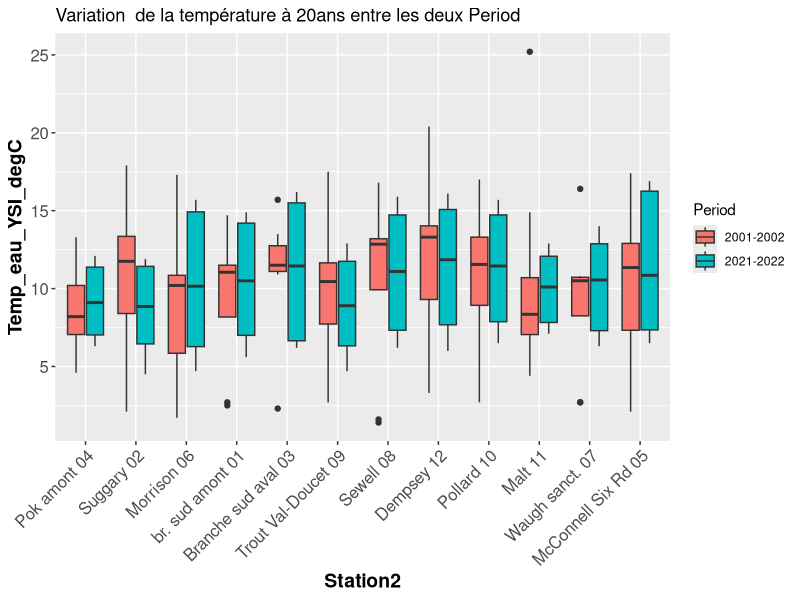
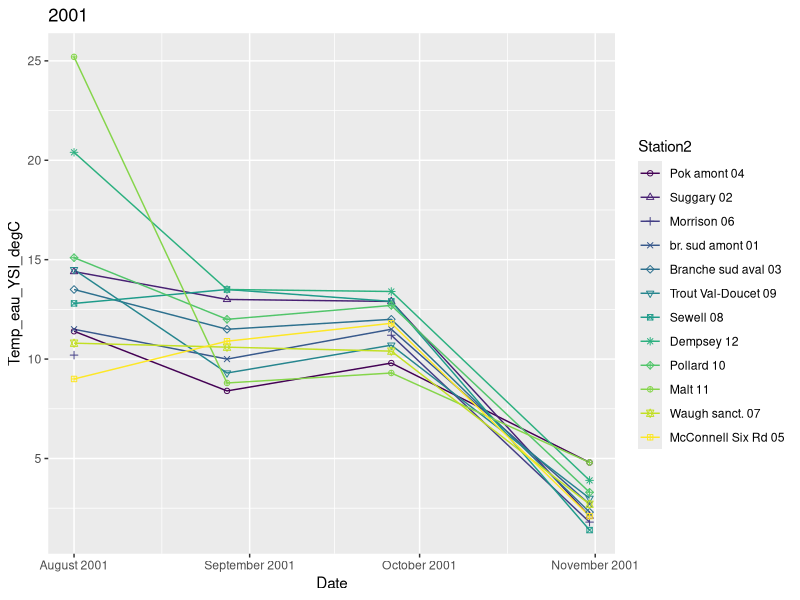

R code for these plots, in order: (Note: this script raises an error after producing the figures.)
## ---- chunk 1

library("ggpubr") # pour la fonction ggarrange 
library("ggplot2")
library("car")

# ggpubr qui permet de rassembler plusieurs plots
library("ggplot2") # to do sophisticated ("high-level") plots
library("stats") # 
rm(list=ls(all=TRUE)) # to erase, remove, delete objects from environment
oldpar=par(no.readonly=TRUE) # to keep original graphical parameters
# library() # list available libraries (not necessarily loaded)
# library(lib.loc=.Library)
library("car")

installed.packages() 
# (.packages()) # to list loaded libraries at startup.

# .libPaths() # where libraries read from.

# or...
# .packages(all.available = TRUE) # to list all packages installed
# ... but not necessarily loaded with command "library"

# system.file(package='stats') # to check where is package
# find.package("utils")
# (.packages()) # to list loaded libraries

## ---- chunk 2

#setwd("C:/Users/mrdos/OneDrive/Documents/Shippagan_mai_aout_2024/Analyse_R_sum/Github")
#getwd()
#list.files()

# setwd("C:/Users/mrdos/OneDrive/Documents/Shippagan_mai_aout_2024/Analyse_R_sum/Github_Pr")
getwd()
list.files()
list.files(all.files=T, pattern="RData")

Pok2001.2022=read.csv2("Qualite_eau_CGERP_2001-2022.csv")
dim(Pok2001.2022) # 198 et 80
str(Pok2001.2022)
## ---- chunk 3

# Uniformiser la variable "AnalysisSurfaceWater" et l'attribuer à la nouvelle variable "Station":

Pok2001.2022$Station[Pok2001.2022$AnalysisSurfaceWater=="Pok-1"] <- "Pok-01"
Pok2001.2022$Station[Pok2001.2022$AnalysisSurfaceWater=="POK-1"] <- "Pok-01"

Pok2001.2022$Station[Pok2001.2022$AnalysisSurfaceWater=="Pok-2"] <- "Pok-02"
Pok2001.2022$Station[Pok2001.2022$AnalysisSurfaceWater=="POK-2"] <- "Pok-02"

Pok2001.2022$Station[Pok2001.2022$AnalysisSurfaceWater=="Pok-3"] <- "Pok-03"
Pok2001.2022$Station[Pok2001.2022$AnalysisSurfaceWater=="POK-3"] <- "Pok-03"

Pok2001.2022$Station[Pok2001.2022$AnalysisSurfaceWater=="Pok-4"] <- "Pok-04"
Pok2001.2022$Station[Pok2001.2022$AnalysisSurfaceWater=="POK-4"] <- "Pok-04"

Pok2001.2022$Station[Pok2001.2022$AnalysisSurfaceWater=="Pok-5"] <- "Pok-05"
Pok2001.2022$Station[Pok2001.2022$AnalysisSurfaceWater=="POK-5"] <- "Pok-05"

Pok2001.2022$Station[Pok2001.2022$AnalysisSurfaceWater=="Pok-6"] <- "Pok-06"
Pok2001.2022$Station[Pok2001.2022$AnalysisSurfaceWater=="POK-6"] <- "Pok-06"

Pok2001.2022$Station[Pok2001.2022$AnalysisSurfaceWater=="Pok-7"] <- "Pok-07"
Pok2001.2022$Station[Pok2001.2022$AnalysisSurfaceWater=="POK-7"] <- "Pok-07"

Pok2001.2022$Station[Pok2001.2022$AnalysisSurfaceWater=="Pok-8"] <- "Pok-08"
Pok2001.2022$Station[Pok2001.2022$AnalysisSurfaceWater=="POK-8"] <- "Pok-08"

Pok2001.2022$Station[Pok2001.2022$AnalysisSurfaceWater=="Pok-9"] <- "Pok-09"
Pok2001.2022$Station[Pok2001.2022$AnalysisSurfaceWater=="POK-9"] <- "Pok-09"

Pok2001.2022$Station[Pok2001.2022$AnalysisSurfaceWater=="Pok-10"] <- "Pok-10"
Pok2001.2022$Station[Pok2001.2022$AnalysisSurfaceWater=="POK-10"] <- "Pok-10"

Pok2001.2022$Station[Pok2001.2022$AnalysisSurfaceWater=="Pok-11"] <- "Pok-11"
Pok2001.2022$Station[Pok2001.2022$AnalysisSurfaceWater=="POK-11"] <- "Pok-11"

Pok2001.2022$Station[Pok2001.2022$AnalysisSurfaceWater=="Pok-12"] <- "Pok-12"
Pok2001.2022$Station[Pok2001.2022$AnalysisSurfaceWater=="POK-12"] <- "Pok-12"

head(Pok2001.2022$Station)
## ---- chunk 4
# Convertir le type de la variable "Station" en type "facteur"
Pok2001.2022$Station=as.factor(Pok2001.2022$Station)
summary(Pok2001.2022$Station)
## ---- chunk 5

# Créer la nouvelle variable "Station2" avec des variables plus parlantes:
Pok2001.2022$Station2[Pok2001.2022$Station=="Pok-01"] <- "br. sud amont 01"
Pok2001.2022$Station2[Pok2001.2022$Station=="Pok-02"] <- "Suggary 02"
Pok2001.2022$Station2[Pok2001.2022$Station=="Pok-03"] <- "Branche sud aval 03"
Pok2001.2022$Station2[Pok2001.2022$Station=="Pok-04"] <- "Pok amont 04"
Pok2001.2022$Station2[Pok2001.2022$Station=="Pok-05"] <- "McConnell Six Rd 05"
Pok2001.2022$Station2[Pok2001.2022$Station=="Pok-06"] <- "Morrison 06"
Pok2001.2022$Station2[Pok2001.2022$Station=="Pok-07"] <- "Waugh sanct. 07"
Pok2001.2022$Station2[Pok2001.2022$Station=="Pok-08"] <- "Sewell 08"
Pok2001.2022$Station2[Pok2001.2022$Station=="Pok-09"] <- "Trout Val-Doucet 09"
Pok2001.2022$Station2[Pok2001.2022$Station=="Pok-10"] <- "Pollard 10"
Pok2001.2022$Station2[Pok2001.2022$Station=="Pok-11"] <- "Malt 11"
Pok2001.2022$Station2[Pok2001.2022$Station=="Pok-12"] <- "Dempsey 12"
## ---- chunk 6
# Ordonner les valeurs de la variables "Station2" de l'amont vers l'aval:

strwrap("AP 2024-06-04 Le bloc suivant ordonne les stations de l'ouest vers l'est (dans le sens du courant). C'est l'ordre qui est affiché quand on fait des graphiques de type box-plot. On pourrait (on devrait) choisir d'autres manières d'ordonner les stations, par exemple, en fonction de la distance entre la station et la tête du ruisseau.")

Pok2001.2022$Station2=ordered(Pok2001.2022$Station2,
levels=c("Pok amont 04",      "Suggary 02",          "Morrison 06", 
         "br. sud amont 01",  "Branche sud aval 03", "Trout Val-Doucet 09", 
         "Sewell 08",         "Dempsey 12",          "Pollard 10",
         "Malt 11",           "Waugh sanct. 07",     "McConnell Six Rd 05"))

summary(Pok2001.2022$Station2)
## ---- chunk 7
# Pour lister les noms de variables (en-têtes des colonnes):
names(Pok2001.2022)

# Pour voir les premières lignes d'un tableau
head(Pok2001.2022)
# Pour voir les cinq premières lignes et les colonnes 5 à 10:
Pok2001.2022[1:5, 5:10]

# Pour savoir de quoi est constituée la variable
# Rechercher les variables comportant le mot "date":
names(Pok2001.2022[grep("date",names(Pok2001.2022), ignore.case=T)])

# On trouve trois variables avec le terme "date":
head(Pok2001.2022$DateSampled)
head(Pok2001.2022$DateSampled2)
head(Pok2001.2022$Datesampled3)

# Pour connaître le type de variable
class(Pok2001.2022$DateSampled)
class(Pok2001.2022$Station2)
class(Pok2001.2022$Date)

## ---- chunk 8
# Créer la nouvelle variable "Date" au format "date".
Pok2001.2022$Date=format(as.Date(Pok2001.2022$DateSampled,format="%Y-%m-%d"))
Pok2001.2022$Date=as.Date(Pok2001.2022$Date)
summary(Pok2001.2022$Date)
## ---- chunk 9
# Trier le tableau selon la station et la date
class(Pok2001.2022$Station2)
summary(Pok2001.2022$Station2)
# Trier le tableau selon la station et la date
Pok2001.2022=Pok2001.2022[order(Pok2001.2022$Date,Pok2001.2022$Station),]
dim(Pok2001.2022)

## ---- chunk 10
strwrap("Normalement le tableau devrait comprendre 12 stations x 4 années x 
4 sorties/année = 192 objets stations-dates.")
strwrap("Le fait que le fichier contient 198 rangées plutôt que 192 s'explique 
par la présence de doublons. La fonction 'aggregate' permettra leur éliminiation.")
strwrap("Nous avons 102 enregistrements (rangées) pour la période 2001-2002 et 96 
pour la période 2021-2022 jusqu'au 04 juin.")

# Montrer les doublons

strwrap("La station Pok-10 a été échantillonnée cinq fois en 2001 (plutôt que quatre fois).
Les stations 1 et 8 ont été échantillonnées chacune cinq fois en 2002.
La station 2 a été échantillonnée cinq fois en 2001 et en 2002.
Voyons comment diffèrent ces données.")

table(Pok2001.2022$Date, Pok2001.2022$Station)
Doublons_Pok01_2002_10_31=subset(Pok2001.2022, 
                                 (Station=="Pok-01" & Date=="2002-10-31"))
Doublons_Pok01_2002_10_31

# Les valeurs se ressemblent. Prenons les moyennes avec la fonction "aggregate".
## ---- chunk 11
strwrap("Les cinq doublons peuvent servir à vérifier la qualité des données: 
si les mesures se ressemblent (par rapport à la variabilité entre dates et stations) 
pour une station à une date, c'est que le instruments
et les manipulations sont fiables.")

test=aggregate(Pok2001.2022, by=list(Station=Pok2001.2022$Station,
                                     Date=Pok2001.2022$Date,
                                     Station2=Pok2001.2022$Station2),                                               FUN="mean", na.rm=TRUE)
dim(test) # 192, comme attentdu:
12 * 4 * 4
# str(test)
# Vérifier que les valeurs sont les mêmes (sauf pour les doublons):
Pok2001.2022[1:5, 1:8]
test[1:5, 1:8]

# SUPPRIMER LES VARIABLES CRÉÉES EN TROP (DOUBLONS)

names(test)
test[,c(3,85)]
test[,c(2,86)]
test[,c(1:3)]
test2=test[,-c(84:86)]
dim(test2)


# Accepter le résultat:
Pok2001.2022 <- test2
dim(Pok2001.2022)
names(Pok2001.2022)
str(Pok2001.2022)
class(Pok2001.2022$Date)
## ---- chunk 12
# Extraire les éléments d'année et en faire une variable "Year"   
# https://stackoverflow.com/questions/36568070/extract-year-from-date
Pok2001.2022$Year=as.factor(format(Pok2001.2022$Date, "%Y"))
summary(Pok2001.2022$Year)
class(Pok2001.2022$Year)
table(Pok2001.2022$Year,Pok2001.2022$Station)

Pok2001.2022$Year
Pok2001.2022$Station
Pok2001.2022[1:5,1:10]
# names(Pok2001.2022)
## ---- chunk 13
# Créer une variable "Period" qui désigne la période 2001-2002 ou 2021-2022.
Pok2001.2022$Period[Pok2001.2022$Year==2001] <- "2001-2002"
Pok2001.2022$Period[Pok2001.2022$Year==2002] <- "2001-2002"
Pok2001.2022$Period[Pok2001.2022$Year==2021] <- "2021-2022"
Pok2001.2022$Period[Pok2001.2022$Year==2022] <- "2021-2022"
Pok2001.2022$Period=as.factor(Pok2001.2022$Period)

summary(Pok2001.2022$Period)
## ---- chunk 14
# Comprendre la structure du tableau
# Ce 06 juin on a maintenant pour chaque période 96 données enrégistrées.
strwrap("La fonction ''table'' produit un tableau de contingence 
        indiquant le nombre de rangées de données pour chaque combinaison:")
table(Pok2001.2022$Date, Pok2001.2022$Year)
table(Pok2001.2022$Station, Pok2001.2022$Year)
table(Pok2001.2022$Date)
## ---- chunk 15
levels(Pok2001.2022$Station2)
levels(Pok2001.2022$Period)
## ---- chunk 16
# Créer un tableau par année
Year2001=subset(Pok2001.2022, Year=="2001")
dim(Year2001)
levels(Pok2001.2022$Station2)

Year2002=subset(Pok2001.2022, Year=="2002")
dim(Year2002)
levels(Pok2001.2022$Station2)

Year2021=subset(Pok2001.2022, Year=="2021")
dim(Year2021)
levels(Pok2001.2022$Station2)

Year2022=subset(Pok2001.2022, Year=="2022")
dim(Year2022)
levels(Pok2001.2022$Station2)
## ---- chunk 17
# Créer un tableau avec les données de la période 1 seulement 2001_2002:
Period1=subset(Pok2001.2022, Period=="2001-2002")
dim(Period1)
# Créer un tableau avec les données de la période 2 seulement 2021_2022:
Period2=subset(Pok2001.2022, Period=="2021-2022")
dim(Period2)
## ---- chunk 18
# Créer une variable CampagneNo
table(Pok2001.2022$Date,Pok2001.2022$Year)
# 2001
Pok2001.2022$Campagne[Pok2001.2022$Date=="2001-08-01"] <- 1
Pok2001.2022$Campagne[Pok2001.2022$Date=="2001-08-28"] <- 2
Pok2001.2022$Campagne[Pok2001.2022$Date=="2001-09-26"] <- 3
Pok2001.2022$Campagne[Pok2001.2022$Date=="2001-10-31"] <- 4
# 2002
Pok2001.2022$Campagne[Pok2001.2022$Date=="2002-07-29"] <- 5
Pok2001.2022$Campagne[Pok2001.2022$Date=="2002-08-28"] <- 6
Pok2001.2022$Campagne[Pok2001.2022$Date=="2002-10-02"] <- 7
Pok2001.2022$Campagne[Pok2001.2022$Date=="2002-10-31"] <- 8
# 2021
Pok2001.2022$Campagne[Pok2001.2022$Date=="2021-07-28"] <- 9
Pok2001.2022$Campagne[Pok2001.2022$Date=="2021-08-31"] <- 10
Pok2001.2022$Campagne[Pok2001.2022$Date=="2021-10-05"] <- 11
Pok2001.2022$Campagne[Pok2001.2022$Date=="2021-10-28"] <- 12
# 2022
Pok2001.2022$Campagne[Pok2001.2022$Date=="2022-07-28"] <- 13
Pok2001.2022$Campagne[Pok2001.2022$Date=="2022-09-01"] <- 14
Pok2001.2022$Campagne[Pok2001.2022$Date=="2022-10-03"] <- 15
Pok2001.2022$Campagne[Pok2001.2022$Date=="2022-11-01"] <- 16
Pok2001.2022$Campagne

## ---- chunk 19
# AP 2024-06-13 Essayer l'option "fig.cap" ci-dessus, ici et partout.
# Température variabilité spatiale
ggplot(aes(y=Temp_eau_YSI_degC, x=Station2, fill=Period), data=Pok2001.2022) + geom_boxplot() +
  theme(axis.text.x = element_text(angle = 45, hjust=1),axis.text=element_text(size=12),
        axis.title=element_text(size=14,face="bold"))+
  ggtitle("Variation  de la température à 20ans entre les deux Period")
## ---- chunk 20
Tempg2001=ggplot(aes(y=Temp_eau_YSI_degC, x=Date, group=Station2, shape=Station2, color=Station2 ), data=Year2001) + scale_shape_manual(values=1:nlevels(Year2001$Station2)) +
  geom_line() + 
  geom_point() +
  scale_x_date(date_breaks = "1 month", date_labels = "%B %Y")+
  ggtitle("2001")
Tempg2001
## ---- chunk 21

# Pour crée un graphique qui montre les ligne de variation de tout les dates(periode) entre la variable et tous les stations

scatterplot(Period1$Temp_eau_YSI_degC~Period1$Date | Period1$Station2,
            smooth=F)
## ---- chunk 22

Tempg2001_2022=ggplot(aes(y=Temp_eau_YSI_degC, x=Campagne), data=Pok2001.2022) + 
  scale_shape_manual(values=1:nlevels(Pok2001.2022$Station2)) +
  geom_line(aes(color=Station2, linetype=Station2)) + 
  geom_point(aes(color=Station2, shape=Station2)) +
   theme_bw()
Tempg2001_2022

## ---- chunk 23

# boxplot(Pok2001.2022$Oxyg_dissous_YSI_mg_L ~  Pok2001.2022$Station)

ggplot(aes(y=Oxyg_dissous_YSI_mg_L, x=Station2, fill=Period), data=Pok2001.2022) + geom_boxplot() +

  theme(axis.text.x = element_text(angle = 45, hjust=1),axis.text=element_text(size=12),

        axis.title=element_text(size=14,face="bold"))+
  ggtitle("Variation  de l'oxygène dissous à 20ans entre les deux Period")
summary(Pok2001.2022$Oxyg_dissous_YSI_mg_L)
## ---- chunk 24

# Pour crée un graphique qui montre les ligne de variation de tout les dates(periode) entre la variable et tous les stations et aussi entre les variable

scatterplot(Period1$Oxyg_dissous_YSI_mg_L~Period1$Date | Period1$Station2,
            smooth=F)

scatterplot(Pok2001.2022$Oxyg_dissous_YSI_mg_L~Pok2001.2022$Temp_eau_YSI_degC | Pok2001.2022$Year, smooth=F)
## ---- chunk 25
Pok2001.2022$Campagne
Pok2001.2022$Station2
## ---- chunk 26

O2g2001_2022b=ggplot(aes(y=Oxyg_dissous_YSI_mg_L, x=Campagne), data=Pok2001.2022) + 
  scale_shape_manual(values=1:nlevels(Pok2001.2022$Station2)) +
  geom_line(aes(color=Station2, linetype=Station2)) + 
  geom_point(aes(color=Station2, shape=Station2)) +
   theme_bw()
O2g2001_2022b

## ---- chunk 27

ggplot(aes(y=Conductivity_microS_cm, x=Station2, fill=Period), data=Pok2001.2022) + geom_boxplot() +

  theme(axis.text.x = element_text(angle = 45, hjust=1),axis.text=element_text(size=12),

        axis.title=element_text(size=14,face="bold"))+
  ggtitle("Variation  de la Conductivité à 20ans entre les deux Period")
## ---- chunk 28

scatterplot(Period1$Conductivity_microS_cm~Period1$Date | Period1$Station2,
            smooth=F)
## ---- chunk 29

Condg2001_2022=ggplot(aes(y=Conductivity_microS_cm , x=Campagne), data=Pok2001.2022) + 
  scale_shape_manual(values=1:nlevels(Pok2001.2022$Station2)) +
  geom_line(aes(color=Station2, linetype=Station2)) + 
  geom_point(aes(color=Station2, shape=Station2)) +
   theme_bw()
Condg2001_2022

## ---- chunk 30

ggplot(aes(y=Temp_eau_YSI_degC, x=Station2, fill=Period), data=Pok2001.2022) + geom_boxplot() +

  theme(axis.text.x = element_text(angle = 45, hjust=1),axis.text=element_text(size=12),

        axis.title=element_text(size=14,face="bold"))+
  ggtitle("Variation  de la température à 20ans entre les deux Period")
## ---- chunk 31


scatterplot(Period1$pH_units~Period1$Date | Period1$Station2,
            smooth=F)
## ---- chunk 32

pHg2001_2022=ggplot(aes(y=pH_units , x=Campagne), data=Pok2001.2022) + 
  scale_shape_manual(values=1:nlevels(Pok2001.2022$Station2)) +
  geom_line(aes(color=Station2, linetype=Station2)) + 
  geom_point(aes(color=Station2, shape=Station2)) +
   theme_bw()
pHg2001_2022

## ---- chunk 33

dim(Pok2001.2022)
sub1tub=subset(Pok2001.2022, Turbidity_NTU<20)
dim(sub1tub)

ggplot(aes(y=Turbidity_NTU, x=Station2, fill=Period), data=sub1tub) + geom_boxplot() +

  theme(axis.text.x = element_text(angle = 45, hjust=1),axis.text=element_text(size=12),

        axis.title=element_text(size=14,face="bold"))+
  ggtitle("Variation  de la turbidité à 20ans entre les deux Period")
## ---- chunk 34


scatterplot(Period1$Turbidity_NTU~Period1$Date | Period1$Station2,
            smooth=F)
## ---- chunk 35

Turbg2001_2022=ggplot(aes(y=Turbidity_NTU , x=Campagne), data=Pok2001.2022) + 
  scale_shape_manual(values=1:nlevels(Pok2001.2022$Station2)) +
  geom_line(aes(color=Station2, linetype=Station2)) + 
  geom_point(aes(color=Station2, shape=Station2)) +
   theme_bw()
Turbg2001_2022

## ---- chunk 36
dim(Pok2001.2022)
turbLT10=subset(Pok2001.2022, Turbidity_NTU<10)
dim(turbLT10)
# Deux points ont été exclus
# Reprendre le même code mais changer "data=Pok2001.2022" pour "data=turbLT10"
TurbgLT10=ggplot(aes(y=Turbidity_NTU , x=Campagne), data=turbLT10) + 
  scale_shape_manual(values=1:nlevels(Pok2001.2022$Station2)) +
  geom_line(aes(color=Station2, linetype=Station2)) + 
  geom_point(aes(color=Station2, shape=Station2)) +
   theme_bw()
TurbgLT10

## ---- chunk 37

TurbgLT10b=ggplot(aes(y=Turbidity_NTU , x=Campagne), data=Pok2001.2022) + 
  scale_shape_manual(values=1:nlevels(Pok2001.2022$Station2)) +
  geom_line(aes(color=Station2, linetype=Station2)) + 
  geom_point(aes(color=Station2, shape=Station2)) +
  ylim(0,10) + theme_bw()
TurbgLT10b

## ---- chunk 38

ggplot(aes(y=Colour_TCU, x=Station2, fill=Period), data=Pok2001.2022) + geom_boxplot() +

  theme(axis.text.x = element_text(angle = 45, hjust=1),axis.text=element_text(size=12),

        axis.title=element_text(size=14,face="bold"))+
  ggtitle("Variation  de la couleur à 20 ans entre les deux Period")

## ---- chunk 39
## Pour crée un graphique qui montre les ligne de variation de tout les dates(periode) entre la variable et tous les stations

scatterplot(Period1$Colour_TCU~Period1$Date | Period1$Station2,
            smooth=F)
## ---- chunk 40

Coulg2001_2022=ggplot(aes(y=Colour_TCU , x=Campagne), data=Pok2001.2022) + 
  scale_shape_manual(values=1:nlevels(Pok2001.2022$Station2)) +
  geom_line(aes(color=Station2, linetype=Station2)) + 
  geom_point(aes(color=Station2, shape=Station2)) +
   theme_bw()
Coulg2001_2022

## ---- chunk 41

ggplot(aes(y=Carbon_Total_Organic_mg_L, x=Station2, fill=Period), data=Pok2001.2022) + geom_boxplot() +

  theme(axis.text.x = element_text(angle = 45, hjust=1),axis.text=element_text(size=12),

        axis.title=element_text(size=14,face="bold"))+
  ggtitle("Variation  du Carbone Organique dissous à 20ans entre les deux Period")
## ---- chunk 42
CTOg2001=ggplot(aes(y=Carbon_Total_Organic_mg_L, x=Date, 
                group=Station2, shape=Station2, color=Station2), data=Year2001) + 
  scale_shape_manual(values=1:nlevels(Year2001$Station2)) +
  geom_line() + 
  geom_point() +
  scale_x_date(date_breaks = "1 month", date_labels = "%B %Y")+
  ggtitle("2001") +
  theme_bw()
CTOg2001
## ---- chunk 43

## Pour crée un graphique qui montre les ligne de variation de tout les dates(periode) entre la variable et tous les stations

scatterplot(Period1$Carbon_Total_Organic_mg_L~Period1$Date | Period1$Station2,
            smooth=F)
## ---- chunk 44

CTOg2001_2022=ggplot(aes(y=Carbon_Total_Organic_mg_L , x=Campagne), data=Pok2001.2022) + 
  scale_shape_manual(values=1:nlevels(Pok2001.2022$Station2)) +
  geom_line(aes(color=Station2, linetype=Station2)) + 
  geom_point(aes(color=Station2, shape=Station2)) +
   theme_bw()
CTOg2001_2022

## ---- chunk 45


scatterplot(Pok2001.2022$Colour_TCU+1 ~ Pok2001.2022$Carbon_Total_Organic_mg_L+1,
            log="xy")

## ---- chunk 46
# AP 2024-06-13 J'ai corrigé le nom de la variable E.coli dans subset
sub1ecoli= subset(Pok2001.2022, E.coli_MPN_100.mL<1500)
# sub1ecoli
dim(sub1ecoli)

ggplot(aes(y=E.coli_MPN_100.mL, x=Station2, fill=Period), data=sub1ecoli) + 
  geom_boxplot() +
  theme(axis.text.x = element_text(angle = 45, hjust=1),
        axis.text=element_text(size=12),
        axis.title=element_text(size=14,face="bold")) +
  ggtitle("Variation  des E_coli à 20 ans entre les deux Period")

## ---- chunk 47
Ecolig2001=ggplot(aes(y=E.coli_MPN_100.mL, x=Date, 
                group=Station2, shape=Station2, color=Station2), data=Year2001) + 
  scale_shape_manual(values=1:nlevels(Year2001$Station2)) +
  geom_line() + 
  geom_point() +
  scale_x_date(date_breaks = "1 month", date_labels = "%B %Y")+
  ggtitle("2001") +
  theme_bw()
Ecolig2001
## ---- chunk 48

Ecolig2001_2022=ggplot(aes(y=E.coli_MPN_100.mL , x=Campagne), data=Pok2001.2022) + 
  scale_shape_manual(values=1:nlevels(Pok2001.2022$Station2)) +
  geom_line(aes(color=Station2, linetype=Station2)) + 
  geom_point(aes(color=Station2, shape=Station2)) +
   theme_bw()
Ecolig2001_2022

## ---- chunk 49

#dim(Pok2001.2022)
#sub1ecoli=subset(Pok2001.2022, Phosphorus_Total_mg_L)
#dim(sub1ecoli)

ggplot(aes(y=Phosphorus_Total_mg_L, x=Station2, fill=Period), data=sub1ecoli) + 
  geom_boxplot() +
  theme(axis.text.x = element_text(angle = 45, hjust=1),
        axis.text=element_text(size=12),
        axis.title=element_text(size=14,face="bold")) +
  ggtitle("Variation  du phosphore à 20 ans entre les deux Period")

## ---- chunk 50
Phosg2001=ggplot(aes(y=Phosphorus_Total_mg_L, x=Date, 
                group=Station2, shape=Station2, color=Station2), data=Year2001) + 
  scale_shape_manual(values=1:nlevels(Year2001$Station2)) +
  geom_line() + 
  geom_point() +
  scale_x_date(date_breaks = "1 month", date_labels = "%B %Y")+
  ggtitle("2001") +
  theme_bw()
Phosg2001
## ---- chunk 51

## Pour crée un graphique qui montre les ligne de variation de tout les dates(periode) entre la variable et tous les stations


scatterplot(Period1$Phosphorus_Total_mg_L~Period1$Date | Period1$Station2,
            smooth=F)
## ---- chunk 52

Phosg2001_2022=ggplot(aes(y=Phosphorus_Total_mg_L , x=Campagne), data=Pok2001.2022) + 
  scale_shape_manual(values=1:nlevels(Pok2001.2022$Station2)) +
  geom_line(aes(color=Station2, linetype=Station2)) + 
  geom_point(aes(color=Station2, shape=Station2)) +
   theme_bw()
Phosg2001_2022

## ---- chunk 53


ggplot(aes(y=Nitrate_as_N_mg_L, x=Station2, fill=Period), data=sub1ecoli) + 
  geom_boxplot() +
  theme(axis.text.x = element_text(angle = 45, hjust=1),
        axis.text=element_text(size=12),
        axis.title=element_text(size=14,face="bold")) +
  ggtitle("Variation  des Nitrates à 20 ans entre les deux Period")

## ---- chunk 54
Nitrateg2021=ggplot(aes(y=Nitrate_as_N_mg_L, x=Date, 
                group=Station2, shape=Station2, color=Station2), data=Year2021) + 
  scale_shape_manual(values=1:nlevels(Year2001$Station2)) +
  geom_line() + 
  geom_point() +
  scale_x_date(date_breaks = "1 month", date_labels = "%B %Y")+
  ggtitle("2021") +
  theme_bw()
Nitrateg2021
## ---- chunk 55
Nitrateg2022=ggplot(aes(y=Nitrate_as_N_mg_L, x=Date, 
                group=Station2, shape=Station2, color=Station2), data=Year2022) + 
  scale_shape_manual(values=1:nlevels(Year2001$Station2)) +
  geom_line() + 
  geom_point() +
  scale_x_date(date_breaks = "1 month", date_labels = "%B %Y")+
  ggtitle("2022") +
  theme_bw()
Nitrateg2022
## ---- chunk 56
NitratePeriod01=ggplot(aes(y=Nitrate_as_N_mg_L, x=Date, 
                group=Station2, shape=Station2, color=Station2), data=Period1) + 
  scale_shape_manual(values=1:nlevels(Year2001$Station2)) +
  geom_line() + 
  geom_point() +
  scale_x_date(date_breaks = "1 month", date_labels = "%B %Y")+
  ggtitle("2001_2002") +
  theme_bw()
NitratePeriod01
## ---- chunk 57
NitratePeriod02=ggplot(aes(y=Nitrate_as_N_mg_L, x=Date, 
                group=Station2, shape=Station2, color=Station2), data=Period2) + 
  scale_shape_manual(values=1:nlevels(Year2001$Station2)) +
  geom_line() + 
  geom_point() +
  scale_x_date(date_breaks = "1 month", date_labels = "%B %Y")+
  ggtitle("2021_2022") +
  theme_bw()
NitratePeriod02
## ---- chunk 58

## Pour crée un graphique qui montre les ligne de variation de tout les dates(periode) entre la variable et tous les stations


scatterplot(Period1$Nitrate_as_N_mg_L~Period1$Date | Period1$Station2,
            smooth=F)
## ---- chunk 59

Nitrateg2001_2022=ggplot(aes(y=Nitrate_as_N_mg_L , x=Campagne), data=Pok2001.2022) + 
  scale_shape_manual(values=1:nlevels(Pok2001.2022$Station2)) +
  geom_line(aes(color=Station2, linetype=Station2)) + 
  geom_point(aes(color=Station2, shape=Station2)) +
   theme_bw()
Nitrateg2001_2022

